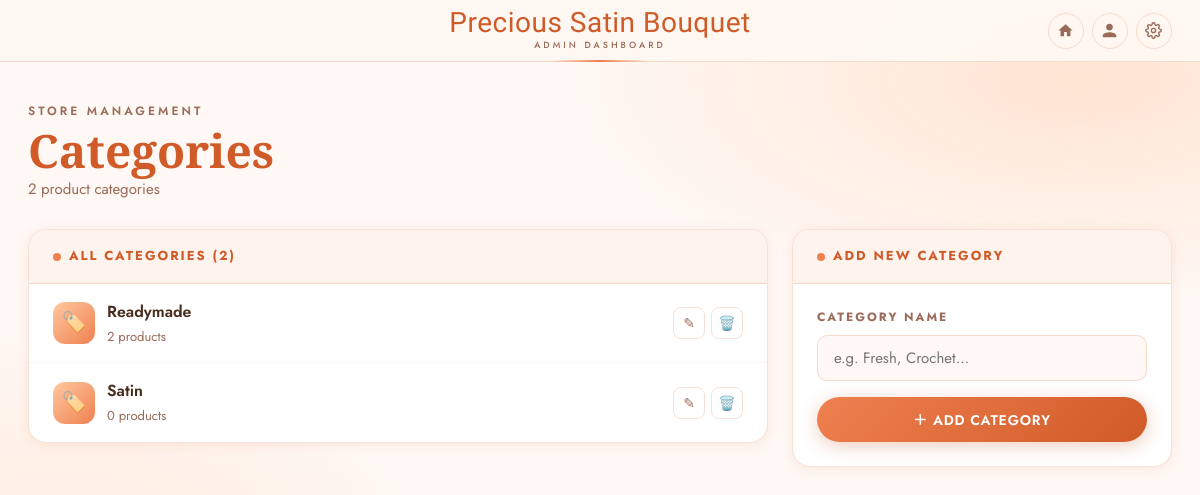
/admin_categories.php (signed in), run on the app's committed database.
### tables this page shows
CREATE TABLE `categories` (
  `id` int(11) NOT NULL,
  `name` varchar(255) NOT NULL
);

### admin_categories.php (the view, shortened to what this page needs)
<?php
include "config.php";
$categories = [];
$result = $conn->query(
    "SELECT c.id, c.name, COUNT(p.id) AS product_count
     FROM categories c
     LEFT JOIN products p ON p.category_id = c.id
     GROUP BY c.id, c.name
     ORDER BY c.name ASC"
);
if ($result) while ($row = $result->fetch_assoc()) $categories[] = $row;
$totalCategories = count($categories);
?>
<!DOCTYPE html>
<html lang="en">
<head>
<link rel="stylesheet" href="style.css">
</head>
<body>
<?php $activePage = 'categories'; include 'admin_navbar.php'; ?>
<div class="adm-body">
  <div class="page-header">
    <div>
      <div class="page-eyebrow">Store Management</div>
      <div class="page-title">Categories</div>
      <div class="page-subtitle"><?= $totalCategories ?> product categor<?= $totalCategories != 1 ? 'ies' : 'y' ?></div>
    </div>
  </div>
  <div class="adm-grid">
    <div class="panel">
      <div class="panel-head"><span class="panel-head-dot"></span> All Categories (<?= $totalCategories ?>)</div>
      <?php if ($totalCategories > 0): ?>
        <?php foreach ($categories as $cat): ?>
        <div class="category-row">
          <div class="cat-icon">🏷️</div>
          <div class="cat-info">
            <div class="cat-name"><?= htmlspecialchars($cat['name']) ?></div>
            <div class="cat-count"><?= $cat['product_count'] ?> product<?= $cat['product_count'] != 1 ? 's' : '' ?></div>
          </div>
          <div class="row-actions">
            <button class="action-btn" title="Rename"
              onclick="openRenameModal(<?= $cat['id'] ?>, '<?= htmlspecialchars(addslashes($cat['name'])) ?>')">✎</button>
            <button class="action-btn danger" title="Delete"
              onclick="openDeleteModal(<?= $cat['id'] ?>, '<?= htmlspecialchars(addslashes($cat['name'])) ?>', <?= $cat['product_count'] ?>)">🗑️</button>
          </div>
        </div>
        <?php endforeach; ?>
      <?php endif; ?>
    </div>
    <div class="side-panel">
      <div class="side-panel-head"><span class="panel-head-dot"></span> Add New Category</div>
      <div class="side-panel-body">
        <form method="POST" id="sideAddForm" novalidate>
          <label class="side-label">Category Name</label>
          <div class="field-wrap">
            <input class="side-input" type="text" name="cat_name" id="sideCatName" placeholder="e.g. Fresh, Crochet…">
          </div>
          <button type="submit" class="btn-add">＋ Add Category</button>
        </form>
      </div>
    </div>
  </div>
</div>
</body>
</html>

### data on the page
categories: name "Readymade", product_count "2"
categories: name "Satin", product_count "0"

### other printed values
$totalCategories "2"
